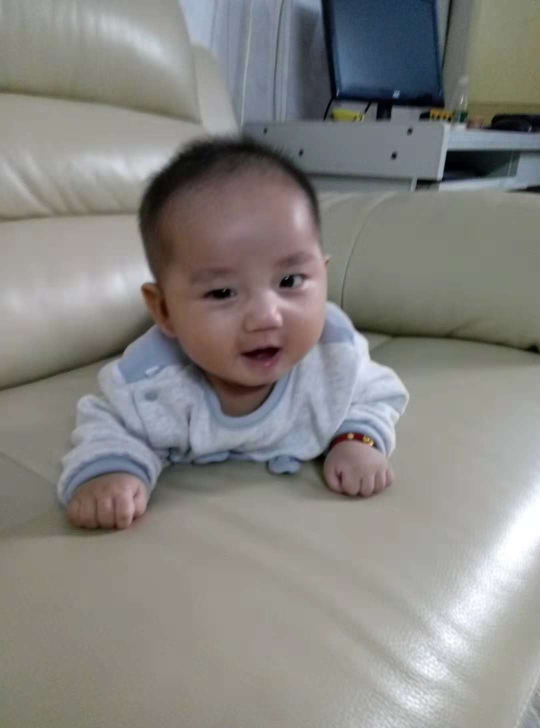
#> input picture album/photos/2018-12-02_27AFB76B6BBA784971F3E5BACCB3B025.png, 1080 x 1456 px (shown at 1/2 size); its folder holds 4 pictures in this run
$ python tool.py
#> lines starting #> are read from the running program, lines starting #| are printed output that depends on the picture
#coding: utf-8

from PIL import Image

import os

import sys

import json

from datetime import datetime

from ImageProcess import Graphics


# 定义压缩比，数值越大，压缩越小

SIZE_normal = 1.0

SIZE_small = 1.5

SIZE_more_small = 2.0

SIZE_more_small_small = 3.0


def make_directory(directory):

    """创建目录"""

    os.makedirs(directory)


def directory_exists(directory):

    """判断目录是否存在"""

    if os.path.exists(directory):

        return True

    else:

        return False


def list_img_file(directory):

    """列出目录下所有文件，并筛选出图片文件列表返回"""
#> called with directory = 'photos/'

    old_list = os.listdir(directory)

    # print old_list

    new_list = []

    for filename in old_list:

        name, fileformat = filename.split(".")

        if fileformat.lower() == "jpg" or fileformat.lower() == "png" or fileformat.lower() == "gif":

            new_list.append(filename)

    # print new_list

    return new_list


# [15 lines left out: function print_help, not called in this run]


def compress(choose, des_dir, src_dir, file_list):

    """压缩算法，img.thumbnail对图片进行压缩，


    参数

    -----------

    choose: str

            选择压缩的比例，有4个选项，越大压缩后的图片越小

    """
#> called with choose = '4', des_dir = 'min_photos/', src_dir = 'photos/'

    if choose == '1':

        scale = SIZE_normal

    if choose == '2':

        scale = SIZE_small

    if choose == '3':

        scale = SIZE_more_small

    if choose == '4':

        scale = SIZE_more_small_small

    for infile in file_list:

        img = Image.open(src_dir+infile)
#> img is the input picture: PIL image 1080x1456 RGB; mean R, G, B 135.1, 133.3, 130.5

        # size_of_file = os.path.getsize(infile)

        w, h = img.size
#> w = 1080; h = 1456

        img.thumbnail((int(w/scale), int(h/scale)))
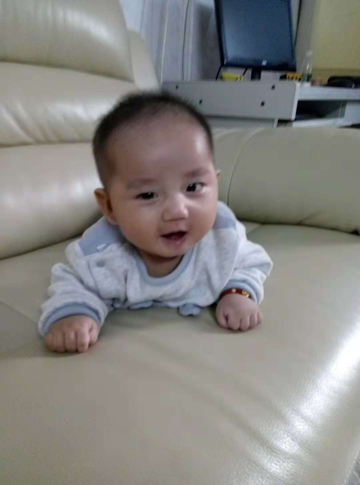
#> img: PIL image 360x485 RGB; mean R, G, B 135.1, 133.3, 130.5

        img.save(des_dir + infile)
#> pass 2 of the loop in compress, `for infile in file_list:`:
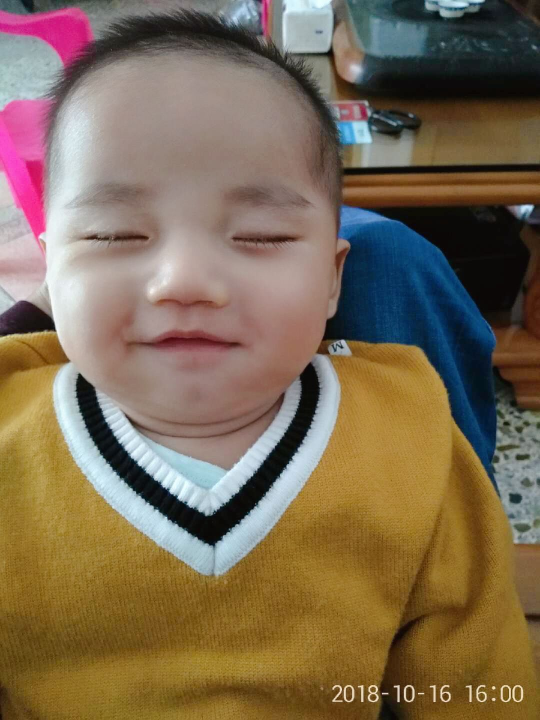
#> input picture album/photos/2018-12-02_29DE4D7F391D0CE9EB8590C01120367E.png, 1080 x 1440 px (shown at 1/2 size)
#> in compress, img is the input picture: PIL image 1080x1440 RGB; mean R, G, B 125.7, 107, 83.3
#> in compress, `img.thumbnail((int(w/scale), int(h/scale)))`:
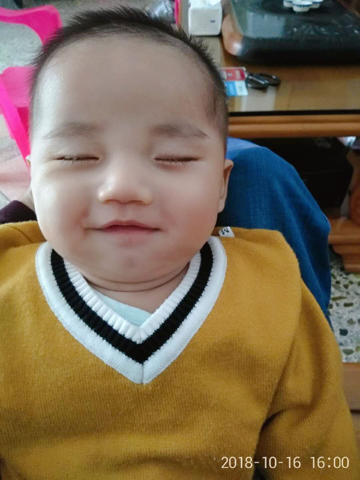
#> img: PIL image 360x480 RGB; mean R, G, B 125.7, 107, 83.3
#> pass 3 of the loop in compress, `for infile in file_list:`:
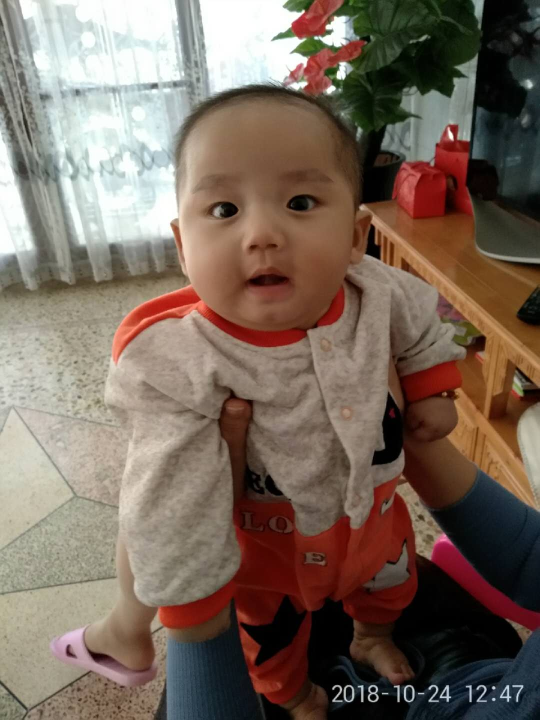
#> input picture album/photos/2018-12-02_2DDE4C8B7A151B6E4A047679BBADC8A2.png, 1080 x 1440 px (shown at 1/2 size)
#> in compress, img is the input picture: PIL image 1080x1440 RGB; mean R, G, B 121.8, 105, 92.7
#> in compress, `img.thumbnail((int(w/scale), int(h/scale)))`:
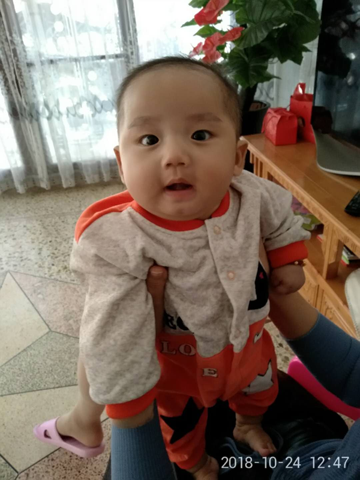
#> img: PIL image 360x480 RGB; mean R, G, B 121.8, 105, 92.7
#> the loop made 4 passes; the first 3 are shown

def compress_photo():

    '''调用压缩图片的函数

    '''

    src_dir, des_dir = "photos/", "min_photos/"


    if not directory_exists(src_dir):

        make_directory(src_dir)

    if not directory_exists(des_dir):

            make_directory(des_dir)


    # business logic

    file_list_src = list_img_file(src_dir)

    file_list_des = list_img_file(des_dir)

        # print file_list

    '''如果已经压缩了，就不再压缩'''

    for i in range(len(file_list_des)):

        if file_list_des[i] in file_list_src:

            file_list_src.remove(file_list_des[i])

    if len(file_list_src) == 0:

        print("=====没有新文件需要压缩=======")

    compress('4', des_dir, src_dir, file_list_src)


def handle_photo():

    '''根据图片的文件名处理成需要的json格式的数据


    -----------

    最后将data.json文件存到博客的source/photos文件夹下

    '''

    src_dir, des_dir = "photos/", "min_photos/"
#> src_dir = 'photos/'; des_dir = 'min_photos/'

    file_list = list_img_file(src_dir)
#> file_list = 4 items

    list_info = []

    file_list.sort(key=lambda x: x.split('_')[0])   # 按照日期排序

    for i in range(len(file_list)):

        filename = file_list[i]

        date_str, info = filename.split("_")

        info, _ = info.split(".")

        date = datetime.strptime(date_str, "%Y-%m-%d")

        year_month = date_str[0:7]

        if i == 0:  # 处理第一个文件

            new_dict = {"date": year_month, "arr":{'year': date.year,

                                                                   'month': date.month,

                                                                   'link': [filename],

                                                                   'text': [info],

                                                                   'type': ['image']

                                                                   }

                                        }

            list_info.append(new_dict)

        elif year_month != list_info[-1]['date']:  # 不是最后的一个日期，就新建一个dict

            new_dict = {"date": year_month, "arr":{'year': date.year,

                                                   'month': date.month,

                                                   'link': [filename],

                                                   'text': [info],

                                                   'type': ['image']

                                                   }

                        }

            list_info.append(new_dict)

        else:  # 同一个日期

            list_info[-1]['arr']['link'].append(filename)

            list_info[-1]['arr']['text'].append(info)

            list_info[-1]['arr']['type'].append('image')
#> this loop made 4 passes
#> info on passes 1 to 4: '27AFB76B6BBA784971F3E5BACCB3B025', '29DE4D7F391D0CE9EB8590C01120367E', '2DDE4C8B7A151B6E4A047679BBADC8A2', '3B98A2E103C9C2794E892914B77DF764'
#> after the loop, list_info = 1 item

    list_info.reverse()  # 翻转

    final_dict = {"list": list_info}

    with open("./photos/data.json","w") as fp:

        json.dump(final_dict, fp)


# [69 lines left out: functions cut_photo, git_operation, not called in this run]


if __name__ == "__main__":

    # cut_photo()        # 裁剪图片，裁剪成正方形，去中间部分

    compress_photo()   # 压缩图片，并保存到mini_photos文件夹下

    # git_operation()    # 提交到github仓库

    handle_photo()     # 将文件处理成json格式，存到博客仓库中
